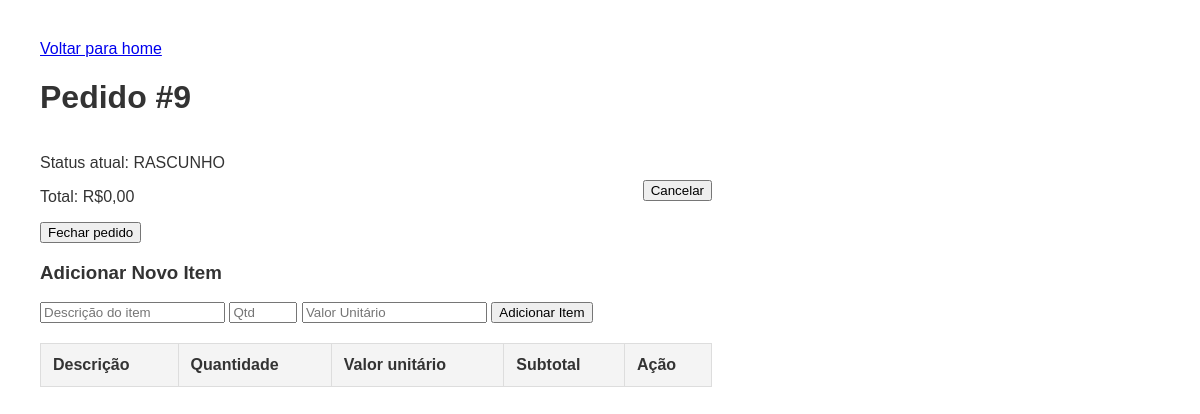
/pedidos/9/ (signed in), run on an earlier commit of the app's database.
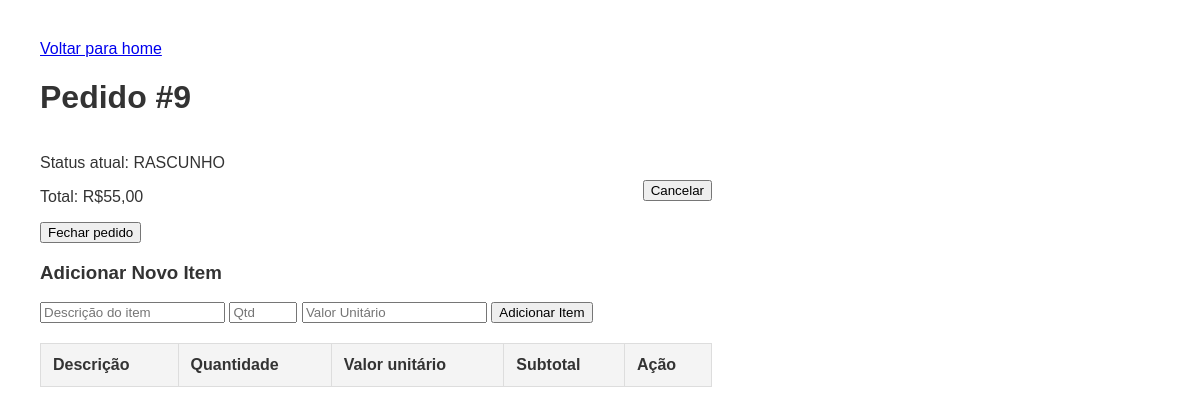
And on a later commit of the database.
### pedidos/models.py (models this page shows, shortened)
class Pedido(models.Model):
    data = models.DateTimeField(auto_now=True)
    status = models.CharField(max_length=10, choices=STATUS_PEDIDOS, default='RASCUNHO')
    total = models.DecimalField(max_digits=10, decimal_places=2, default=0.00)

### pedidos/views.py (the view)
# urls.py: path('pedidos/<int:pedido_id>/', views.detalhar_pedido, name='detalhe_pedido'),
@login_required
def detalhar_pedido(request, pedido_id):
    pedido = get_object_or_404(Pedido, id=pedido_id)
    contexto = {
        'pedido': pedido
    }
    return render(request, 'detalhe_pedido.html', contexto)

### pedidos/templates/detalhe_pedido.html (shortened to what this page needs)
{% load static %}
<!DOCTYPE html>
<html lang="pt-BR">
<head>
    <link rel="stylesheet" href="{% static 'pedidos/css/detalhar_pedido.css' %}">
</head>
<body>
    <div class="cabecalho">
        <a href="{% url 'home' %}">Voltar para home</a>
        <h1>Pedido #{{pedido.id}}</h1>
        <div class="colunas">
            <div class="coluna1">
                <p>Status atual: {{pedido.status}} </p>
                <p id="total-pedido">Total: R${{ pedido.total}}</p>
                {% if pedido.status == 'RASCUNHO'%}
                <button onclick="fecharPedido()">Fechar pedido</button>
                {% endif %}
            </div>
            {% if pedido.status != 'CANCELADO' %}
            <div class="coluna2">
                <button onclick="cancelarPedido()">Cancelar</button>
            </div>
            {% else %}
            <button onclick="abrirPedido()">Abrir pedido</button>
            {% endif %}
        </div>
    </div>
    {% if pedido.status == 'RASCUNHO' %}
    <div class="formulario-item">
        <h3>Adicionar Novo Item</h3>
        <input type="text" id="desc" placeholder="Descrição do item" required>
        <input type="number" id="qtd" placeholder="Qtd" style="width: 60px;" required>
        <input type="number" id="valor" placeholder="Valor Unitário" step="0.01" required>
        <button class="btn" onclick="adicionarItem()">Adicionar Item</button>
    </div>
    {% else %}
    <div>
        <p>Aviso: Este pedido está {{ pedido.status }} e não pode mais ser editado.</p>
    </div>
    {% endif %}
    <table>
        <thead>
            <tr>
                <th>Descrição</th>
                <th>Quantidade</th>
                <th>Valor unitário</th>
                <th>Subtotal</th>
                <th>Ação</th>
            </tr>
        </thead>
    </table>
</body>
</html>

What changed in the data, as far as the page shows it:
changed Pedido "RASCUNHO": total "0,00" → "55,00"
